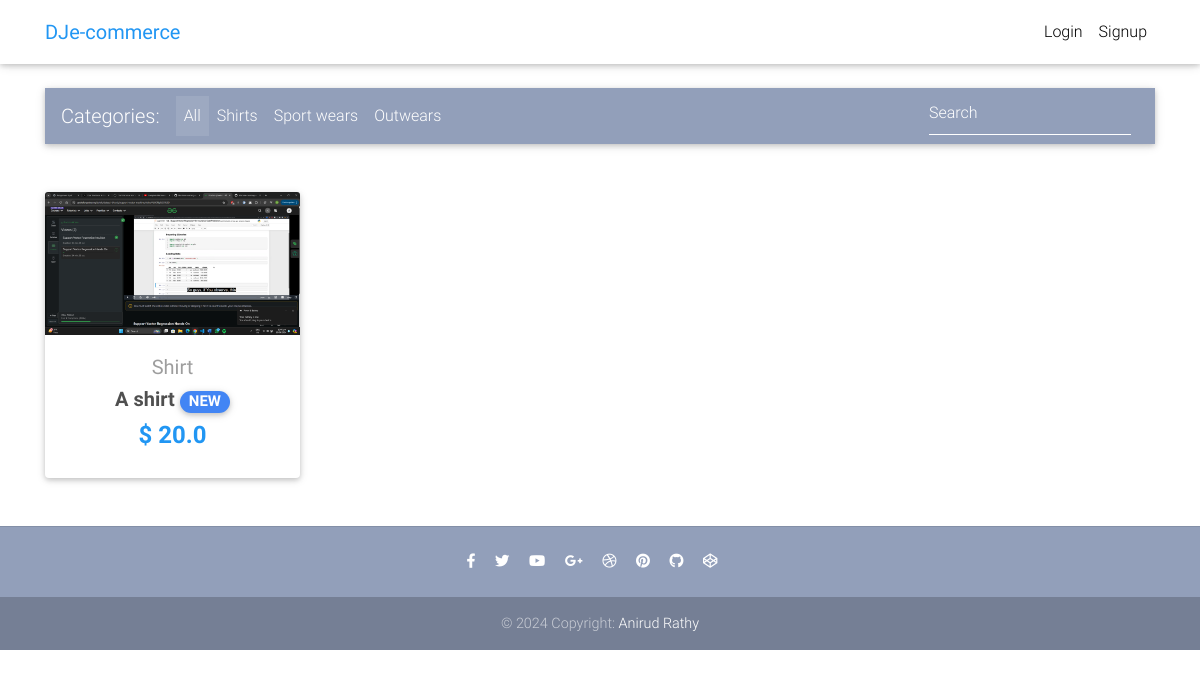
The page / on the database its author committed.
### core/models.py (models this page shows, shortened)
class Item(models.Model):
    title = models.CharField(max_length=100)
    price = models.FloatField()
    discount_price = models.FloatField(blank=True, null=True)
    category = models.CharField(choices=CATEGORY_CHOICES, max_length=2)
    label = models.CharField(choices=LABEL_CHOICES, max_length=1)
    slug = models.SlugField()
    description = models.TextField()
    image = models.ImageField()
    def get_absolute_url(self):
        return reverse("core:product", kwargs={
            'slug': self.slug
        })

### core/views.py (the view)
# urls.py: path('', HomeView.as_view(), name='home'),
class HomeView(ListView):
    model = Item
    paginate_by = 10
    template_name = "home.html"

### templates/home.html (shortened to what this page needs)
{% extends "base.html" %}
{% block content %}
  <main>
    <div class="container">
      <nav class="navbar navbar-expand-lg navbar-dark mdb-color lighten-3 mt-3 mb-5">
        <span class="navbar-brand">Categories:</span>
        <div class="collapse navbar-collapse" id="basicExampleNav">
          <ul class="navbar-nav mr-auto">
            <li class="nav-item active">
              <a class="nav-link" href="#">All
              </a>
            </li>
            <li class="nav-item">
              <a class="nav-link" href="#">Shirts</a>
            </li>
            <li class="nav-item">
              <a class="nav-link" href="#">Sport wears</a>
            </li>
            <li class="nav-item">
              <a class="nav-link" href="#">Outwears</a>
            </li>
          </ul>
          <form class="form-inline">
            <div class="md-form my-0">
              <input class="form-control mr-sm-2" type="text" placeholder="Search" aria-label="Search">
            </div>
          </form>
        </div>
      </nav>
      <section class="text-center mb-4">
        <div class="row wow fadeIn">
          {% for item in object_list %}
          <div class="col-lg-3 col-md-6 mb-4">
            <div class="card">
              <div class="view overlay">
                <img src="{{ item.image.url }}" class="card-img-top">
              </div>
              <div class="card-body text-center">
                <a href="" class="grey-text">
                  <h5>{{ item.get_category_display }}</h5>
                </a>
                <h5>
                  <strong>
                    <a href="{{ item.get_absolute_url }}" class="dark-grey-text">{{ item.title }}
                      <span class="badge badge-pill {{ item.get_label_display }}-color">NEW</span>
                    </a>
                  </strong>
                </h5>
                <h4 class="font-weight-bold blue-text">
                  <strong>$
                  {% if item.discount_price %}
                  {{ item.discount_price }}
                  {% else %}
                  {{ item.price }}
                  {% endif %}
                  </strong>
                </h4>
              </div>
            </div>
          </div>
          {% endfor %}
        </div>
      </section>
    </div>
  </main>
{% endblock content %}

### templates/base.html (shortened to what this page needs)
{% load static %}
<!DOCTYPE html>
<html lang="en">
<head>
  <link rel="stylesheet" href="https://use.fontawesome.com/releases/v5.8.1/css/all.css">
  <link href="{% static 'css/bootstrap.min.css' %}" rel="stylesheet">
  <link href="{% static 'css/mdb.min.css' %}" rel="stylesheet">
  <link href="{% static 'css/style.min.css' %}" rel="stylesheet">
</head>
{% include "navbar.html" %}
<body>
    <div class="mt-5 pt-4">
    </div>
    {% block content %}
    {% endblock content %}
    {% include "footer.html" %}
</body>
</html>

### templates/navbar.html (shortened to what this page needs)
{% load cart_template_tags %}
<nav class="navbar fixed-top navbar-expand-lg navbar-light white scrolling-navbar">
    <div class="container">
      <a class="navbar-brand waves-effect" href="/">
        <strong class="blue-text">DJe-commerce</strong>
      </a>
      <div class="collapse navbar-collapse" id="navbarSupportedContent">
        <ul class="navbar-nav nav-flex-icons">
          {% if request.user.is_authenticated %}
          <li class="nav-item">
            <a href="{% url 'core:order-summary' %}" class="nav-link waves-effect">
              <span class="badge red z-depth-1 mr-1"> {{ request.user|cart_item_count }} </span>
              <i class="fas fa-shopping-cart"></i>
              <span class="clearfix d-none d-sm-inline-block"> Cart </span>
            </a>
          </li>
          <li class="nav-item">
            <a class="nav-link waves-effect" href="{% url 'account_logout' %}">
              <span class="clearfix d-none d-sm-inline-block"> Logout </span>
            </a>
          </li>
          {% else %}
          <li class="nav-item">
            <a class="nav-link waves-effect" href="{% url 'account_login' %}">
              <span class="clearfix d-none d-sm-inline-block"> Login </span>
            </a>
          </li>
          <li class="nav-item">
            <a class="nav-link waves-effect" href="{% url 'account_signup' %}">
              <span class="clearfix d-none d-sm-inline-block"> Signup </span>
            </a>
          </li>
          {% endif %}
        </ul>
      </div>
    </div>
  </nav>

### templates/footer.html
<footer class="page-footer text-center font-small mt-4 wow fadeIn">
    <hr class="my-4">
    <div class="pb-4">
      <a href="#" target="_blank">
        <i class="fab fa-facebook-f mr-3"></i>
      </a>
      <a href="#" target="_blank">
        <i class="fab fa-twitter mr-3"></i>
      </a>
      <a href="#" target="_blank">
        <i class="fab fa-youtube mr-3"></i>
      </a>
      <a href="#" target="_blank">
        <i class="fab fa-google-plus-g mr-3"></i>
      </a>
      <a href="#" target="_blank">
        <i class="fab fa-dribbble mr-3"></i>
      </a>
      <a href="#" target="_blank">
        <i class="fab fa-pinterest mr-3"></i>
      </a>
      <a href="#" target="_blank">
        <i class="fab fa-github mr-3"></i>
      </a>
      <a href="#" target="_blank">
        <i class="fab fa-codepen mr-3"></i>
      </a>
    </div>
    <div class="footer-copyright py-3">
      © 2024 Copyright:
      <a href="#" target="_blank"> Anirud Rathy </a>
    </div>
  </footer>

### templates/scripts.html (shortened to what this page needs)
{% load static %}

### templates/base.html (style rules this page uses)
html, body, header, .carousel { height: 60vh; }

### rows shown on the page
Item: image (picture), category "Shirt", title "A shirt", discount_price "20.0"
